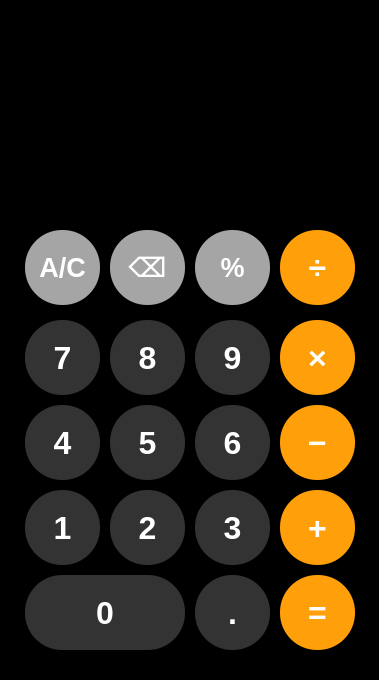
<?xml version="1.0" encoding="UTF-8"?>
<ui version="4.0">
 <class>Dialog</class>
 <widget class="QDialog" name="Dialog">
  <property name="geometry">
   <rect>
    <x>0</x>
    <y>0</y>
    <width>379</width>
    <height>680</height>
   </rect>
  </property>
  <property name="windowTitle">
   <string>계산기</string>
  </property>
  <property name="styleSheet">
   <string notr="true">QDialog {
    background-color: #000000;
}
QTextBrowser#lineEdit {
    background-color: #000000;
    color: #FFFFFF;
    border: none;
    font-size:30px;
}
QTextBrowser#lineEdit_2 {
    background-color: #000000;
    color: #A5A5A5;
    border: none;
    font-size:15px;
}
QPushButton {
    font-size: 24pt;
    font-weight: bold;
    color: #FFFFFF;
    border-radius: 37px;
}
QPushButton#button_0, QPushButton#button_1, QPushButton#button_2, QPushButton#button_3, QPushButton#button_4, QPushButton#button_5, QPushButton#button_6, QPushButton#button_7, QPushButton#button_8, QPushButton#button_9, QPushButton#button_decimal {
    background-color: #333333;
}
QPushButton#button_allclear, QPushButton#button_back, QPushButton#button_modulo{
    background-color: #A5A5A5;
    font-size: 20pt;
    color: #FFFFFF;
    border-radius: 37px;
}
QPushButton#button_divide, QPushButton#button_multiply, QPushButton#button_minus, QPushButton#button_plus, QPushButton#button_result {
    background-color: #FF9F0A;
}</string>
  </property>
  <widget class="QTextBrowser" name="lineEdit">
   <property name="geometry">
    <rect>
     <x>10</x>
     <y>90</y>
     <width>361</width>
     <height>120</height>
    </rect>
   </property>
   <property name="font">
    <font>
     <pointsize>20</pointsize>
    </font>
   </property>
   <property name="verticalScrollBarPolicy">
    <enum>Qt::ScrollBarAlwaysOff</enum>
   </property>
   <property name="horizontalScrollBarPolicy">
    <enum>Qt::ScrollBarAlwaysOff</enum>
   </property>
  </widget>
  <widget class="QTextBrowser" name="lineEdit_2">
   <property name="geometry">
    <rect>
     <x>10</x>
     <y>20</y>
     <width>361</width>
     <height>70</height>
    </rect>
   </property>
   <property name="font">
    <font>
     <pointsize>20</pointsize>
    </font>
   </property>
   <property name="verticalScrollBarPolicy">
    <enum>Qt::ScrollBarAlwaysOff</enum>
   </property>
   <property name="horizontalScrollBarPolicy">
    <enum>Qt::ScrollBarAlwaysOff</enum>
   </property>
  </widget>
  <widget class="QPushButton" name="button_7">
   <property name="geometry">
    <rect>
     <x>25</x>
     <y>320</y>
     <width>75</width>
     <height>75</height>
    </rect>
   </property>
   <property name="text">
    <string>7</string>
   </property>
  </widget>
  <widget class="QPushButton" name="button_4">
   <property name="geometry">
    <rect>
     <x>25</x>
     <y>405</y>
     <width>75</width>
     <height>75</height>
    </rect>
   </property>
   <property name="text">
    <string>4</string>
   </property>
  </widget>
  <widget class="QPushButton" name="button_1">
   <property name="geometry">
    <rect>
     <x>25</x>
     <y>490</y>
     <width>75</width>
     <height>75</height>
    </rect>
   </property>
   <property name="text">
    <string>1</string>
   </property>
  </widget>
  <widget class="QPushButton" name="button_decimal">
   <property name="geometry">
    <rect>
     <x>195</x>
     <y>575</y>
     <width>75</width>
     <height>75</height>
    </rect>
   </property>
   <property name="text">
    <string>.</string>
   </property>
  </widget>
  <widget class="QPushButton" name="button_8">
   <property name="geometry">
    <rect>
     <x>110</x>
     <y>320</y>
     <width>75</width>
     <height>75</height>
    </rect>
   </property>
   <property name="text">
    <string>8</string>
   </property>
  </widget>
  <widget class="QPushButton" name="button_0">
   <property name="geometry">
    <rect>
     <x>25</x>
     <y>575</y>
     <width>160</width>
     <height>75</height>
    </rect>
   </property>
   <property name="styleSheet">
    <string notr="true">border-radius: 37px;</string>
   </property>
   <property name="text">
    <string>0</string>
   </property>
  </widget>
  <widget class="QPushButton" name="button_2">
   <property name="geometry">
    <rect>
     <x>110</x>
     <y>490</y>
     <width>75</width>
     <height>75</height>
    </rect>
   </property>
   <property name="text">
    <string>2</string>
   </property>
  </widget>
  <widget class="QPushButton" name="button_5">
   <property name="geometry">
    <rect>
     <x>110</x>
     <y>405</y>
     <width>75</width>
     <height>75</height>
    </rect>
   </property>
   <property name="text">
    <string>5</string>
   </property>
  </widget>
  <widget class="QPushButton" name="button_6">
   <property name="geometry">
    <rect>
     <x>195</x>
     <y>405</y>
     <width>75</width>
     <height>75</height>
    </rect>
   </property>
   <property name="text">
    <string>6</string>
   </property>
  </widget>
  <widget class="QPushButton" name="button_3">
   <property name="geometry">
    <rect>
     <x>195</x>
     <y>490</y>
     <width>75</width>
     <height>75</height>
    </rect>
   </property>
   <property name="text">
    <string>3</string>
   </property>
  </widget>
  <widget class="QPushButton" name="button_9">
   <property name="geometry">
    <rect>
     <x>195</x>
     <y>320</y>
     <width>75</width>
     <height>75</height>
    </rect>
   </property>
   <property name="text">
    <string>9</string>
   </property>
  </widget>
  <widget class="QPushButton" name="button_result">
   <property name="geometry">
    <rect>
     <x>280</x>
     <y>575</y>
     <width>75</width>
     <height>75</height>
    </rect>
   </property>
   <property name="text">
    <string>=</string>
   </property>
  </widget>
  <widget class="QPushButton" name="button_allclear">
   <property name="geometry">
    <rect>
     <x>25</x>
     <y>230</y>
     <width>75</width>
     <height>75</height>
    </rect>
   </property>
   <property name="text">
    <string>A/C</string>
   </property>
  </widget>
  <widget class="QPushButton" name="button_back">
   <property name="geometry">
    <rect>
     <x>110</x>
     <y>230</y>
     <width>75</width>
     <height>75</height>
    </rect>
   </property>
   <property name="text">
    <string>⌫</string>
   </property>
  </widget>
  <widget class="QPushButton" name="button_divide">
   <property name="geometry">
    <rect>
     <x>280</x>
     <y>230</y>
     <width>75</width>
     <height>75</height>
    </rect>
   </property>
   <property name="text">
    <string>÷</string>
   </property>
  </widget>
  <widget class="QPushButton" name="button_multiply">
   <property name="geometry">
    <rect>
     <x>280</x>
     <y>320</y>
     <width>75</width>
     <height>75</height>
    </rect>
   </property>
   <property name="text">
    <string>×</string>
   </property>
  </widget>
  <widget class="QPushButton" name="button_minus">
   <property name="geometry">
    <rect>
     <x>280</x>
     <y>405</y>
     <width>75</width>
     <height>75</height>
    </rect>
   </property>
   <property name="text">
    <string>−</string>
   </property>
  </widget>
  <widget class="QPushButton" name="button_plus">
   <property name="geometry">
    <rect>
     <x>280</x>
     <y>490</y>
     <width>75</width>
     <height>75</height>
    </rect>
   </property>
   <property name="text">
    <string>+</string>
   </property>
  </widget>
  <widget class="QPushButton" name="button_modulo">
   <property name="geometry">
    <rect>
     <x>195</x>
     <y>230</y>
     <width>75</width>
     <height>75</height>
    </rect>
   </property>
   <property name="text">
    <string>%</string>
   </property>
  </widget>
 </widget>
 <resources/>
 <connections/>
</ui>
